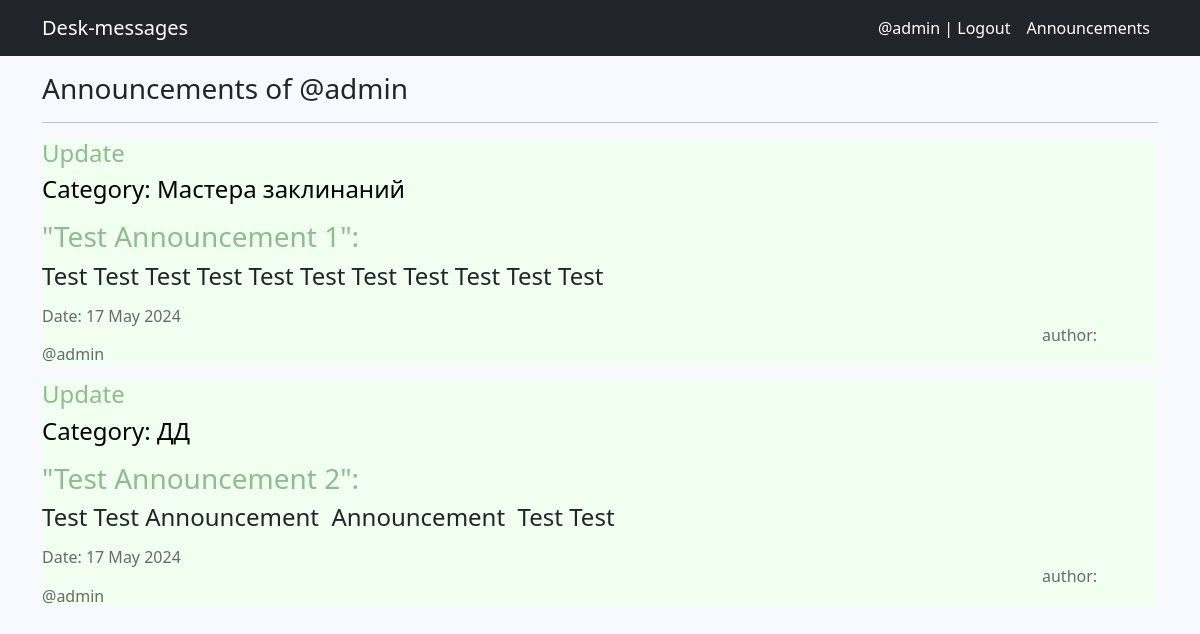
Screenshot of /own/ (signed in) with the database file from the repository.
### announcements/models.py (models this page shows, shortened)
class Announcement(models.Model):
    time_in = models.DateTimeField(auto_now_add=True)
    title = models.CharField(max_length=115)
    announcement_text = RichTextUploadingField()
    author = models.ForeignKey(Author, on_delete=models.CASCADE, related_name='announcements')
    category = models.ForeignKey(Category, on_delete=models.CASCADE, related_name='announcements')

class Category(models.Model):
    tanks = "TA"
    healths = "HE"
    dd = "DD"
    merchants = "ME"
    guild_masters = "GM"
    quests_givers = "QG"
    blacksmiths = "BS"
    tanners = "TN"
    potion_makers = "PM"
    spell_masters = "SM"
    POSITIONS = [
        (tanks, "Танки"),
        (healths, "Хиллы"),
        (dd, "ДД"),
        (merchants, "Торговцы"),
        (guild_masters, "Гилдмастеры"),
        (quests_givers, "Квестгиверы"),
        (blacksmiths, "Кузнецы"),
        (tanners, "Кожевники"),
        (potion_makers, "Зельевары"),
        (spell_masters, "Мастера заклинаний"),
    ]
    category_name = models.CharField(max_length=2,
                                     choices=POSITIONS,
                                     unique=True,
                                     default=tanks)
    def __str__(self):
        return self.get_category_name_display()

class Author(models.Model):
    author_name = models.OneToOneField(User, on_delete=models.CASCADE)
    def __str__(self):
        return self.author_name.username

### announcements/views.py (the view)
# urls.py: path('own/', AuthorAnnouncementList.as_view(), name='author_announcements'),
class AuthorAnnouncementList(View):
    def get(self, request):
        current_user = request.user
        user_id = current_user.id
        author_pk = Author.objects.get(pk=user_id).id
        announcements = Announcement.objects.filter(author_id=author_pk)
        return render(request, 'announcements/announcements_of_user.html', context={'announcements': announcements})

### templates/announcements/announcements_of_user.html (shortened to what this page needs)
{% extends 'default.html' %}
{% load custom_tags %}
{% block content %}
    <h3 style="text-align: left;">
        Announcements  of @{{ user.username }}
    </h3>
    <hr/>
    {% if announcements %}
        {% for announcement in announcements %}
        <div align="left" style="background-color: #F0FFF0">
            <h4 style="text-align: left;"> <a href="{% url 'announcement_update' pk=announcement.id %}"> Update </a> </h4>
            <h4 style="color: #000000">
                Category: {{ announcement.category }}
            </h4>
            <h3>
                <a href="{% url 'announcement_detail' pk=announcement.id %}">"{{ announcement.title }}":</a>
            </h3>
            <h4>
                {{announcement.announcement_text|safe }}
            </h4>
            <h6 style="text-align: left; color: #696969" >
                Date: {{ announcement.time_in|date:'d M Y' }} <span style='padding-left:1000px;'> author: @{{ announcement.author }} </span>
            </h6>
        </div>
        {% endfor %}
    {% else %}
        <h3>No announcements</h3>
    {% endif %}
{% endblock content %}

### templates/default.html (shortened to what this page needs)
<!DOCTYPE html>
<html lang="en">
    <head>
        {% load static %}
        <link href="{% static 'css/styles.css' %}" rel="stylesheet" />
    </head>
    <body>
        <nav class="navbar navbar-expand-lg navbar-dark bg-dark">
            <div class="container">
                <a class="navbar-brand" href="{% url 'announcement_list' %}">Desk-messages</a>
                <div class="collapse navbar-collapse" id="navbarSupportedContent">
                    <ul class="navbar-nav ms-auto mb-2 mb-lg-0">
                        {% if request.user.is_authenticated %}
                            <li class="nav-item"><a class="nav-link active" href="http://127.0.0.1:8000/accounts/logout">@{{ user.username }} | Logout</a></li>
                            <li class="nav-item"><a class="nav-link active" href="{% url 'author_announcements' %}">Announcements</a></li>
                        {% else %}
                            <li class="nav-item"><a class="nav-link active" href="http://127.0.0.1:8000/accounts/signup">Signup</a></li>/<li class="nav-item"><a class="nav-link active" href="http://127.0.0.1:8000/accounts/login">Login</a></li>
                        {% endif %}
                    </ul>
                </div>
            </div>
        </nav>
        <div class="container">
            <div class="row">
                <div class="col-lg-12 text-center">
                    {% block content %}
                    {% endblock content %}
                </div>
            </div>
        </div>
    </body>
</html>

### templates/default.html (style rules this page uses)
body { background-color: #F8F8FF; }
a { color: #8FBC8F; text-decoration: none; }

### rows the page displays
Announcement: category "Мастера заклинаний", title "Test Announcement 1", announcement_text "Test Test Test Test Test Test Test Test Test Test Test", time_in "17 May 2024", author "admin"
Announcement: category "ДД", title "Test Announcement 2", announcement_text "Test Test Announcement Announcement Test Test", time_in "17 May 2024", author "admin"

### other values shown
{{ user.username }} "admin"
